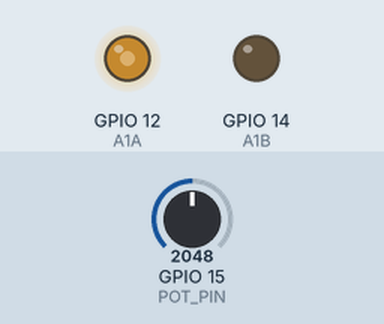
This sketch was run on a simulated ESP32. On the bench: output pins drawn as LEDs (lit = HIGH). Inputs (shaded band) come from the test bench; at power-on: GPIO 15 (POT_PIN) = 2048. What the sketch prints to the serial monitor is not drawn.

Above: at 1.2 s.
1.3 s: GPIO 15 (POT_PIN) set to 2866
At 2.4 s:
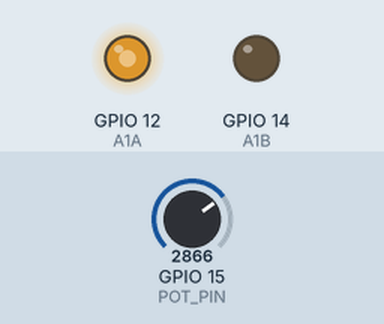
2.8 s: GPIO 15 (POT_PIN) set to 3603
At 3.5 s:
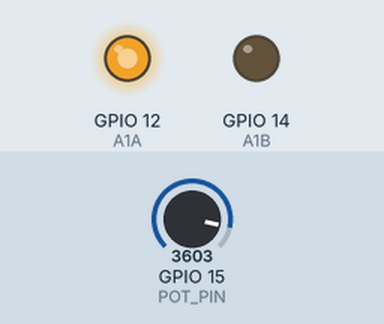
4.3 s: GPIO 15 (POT_PIN) set to 491
At 4.7 s:
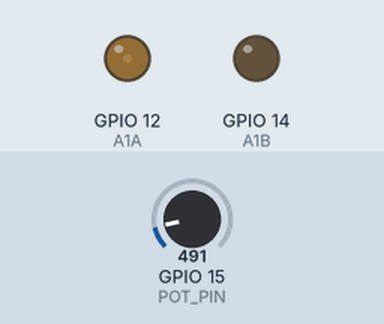
5.8 s: GPIO 15 (POT_PIN) set to 0
At 7.0 s:
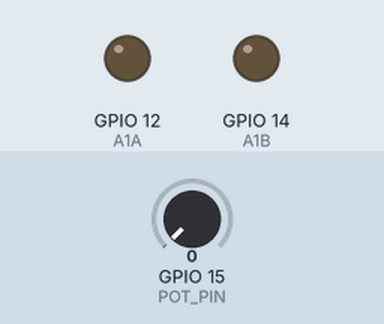
7.3 s: GPIO 15 (POT_PIN) set to 2047
At 8.1 s:
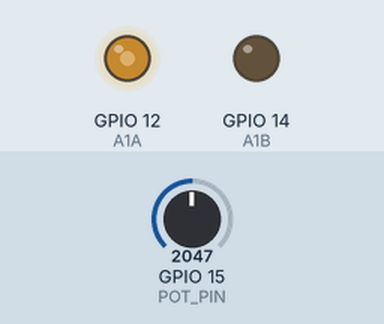
Timing chart, 0 to 9.8 s (numbered marks = the images above; inputs shaded):
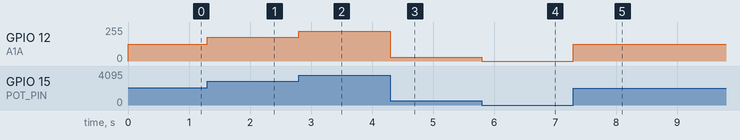

The sketch:

debugging.ino
```cpp
#define POT_PIN 15

#define A1A 12
#define A1B 14

const int freq = 5000;
const int resolution = 8;

void setup() {
  pinMode(POT_PIN, INPUT);
  pinMode(A1A, OUTPUT);
  pinMode(A1B, OUTPUT);

  ledcAttach(A1A, freq, resolution);
  ledcWrite(A1A, 0);
  digitalWrite(A1B, LOW);
  Serial.begin(115200);
}

void loop() {
  int potVal = analogRead(POT_PIN);            // 0–4095 on ESP32
  int duty   = map(potVal, 0, 4095, 0, 255);   // 0–255 duty
  ledcWrite(A1A, duty);
  digitalWrite(A1B, LOW);
  Serial.println(duty);

}
```

Measured:
- after the input at 1.3 s, GPIO 12 (A1A): 127/255 → 177/255 at once
- after the input at 2.8 s, GPIO 12 (A1A): 177/255 → 223/255 at once
- after the input at 4.3 s, GPIO 12 (A1A): 223/255 → 30/255 at once
- after the input at 5.8 s, GPIO 12 (A1A): 30/255 → 0/255 at once
- after the input at 7.3 s, GPIO 12 (A1A): 0/255 → 127/255 at once
